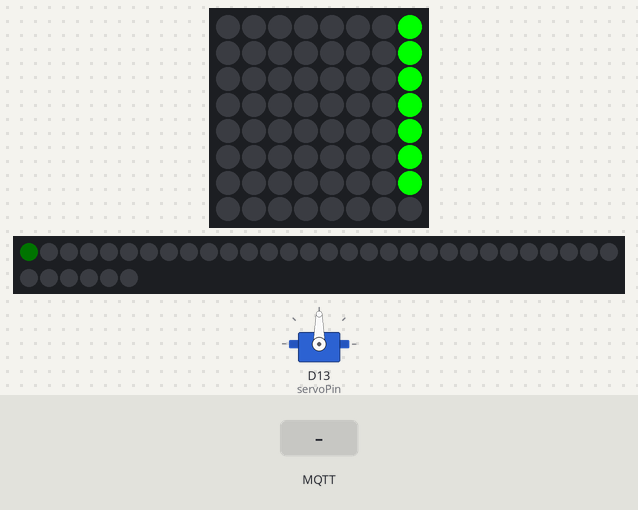
Bench run of a sketch on a simulated Arduino MKR. On the bench: 8×8 RGB LED matrix (first LED top left, wired row by row), servo, 36 RGB LEDs in strip order, left to right, continuing on the next row. The inputs (shaded band) are chosen by the test bench. Dim RGB values are drawn brighter than linear; WiFi joins after 1.5 s; servers stay silent unless stated; random numbers use the default seed unless the sketch sets one; no MQTT or app messages arrive unless stated; not simulated (calls return 0 or success): arduino_secrets.h; what the sketch prints to the serial monitor is not drawn.

Above: at 1.95 s.
At 2.7 s:
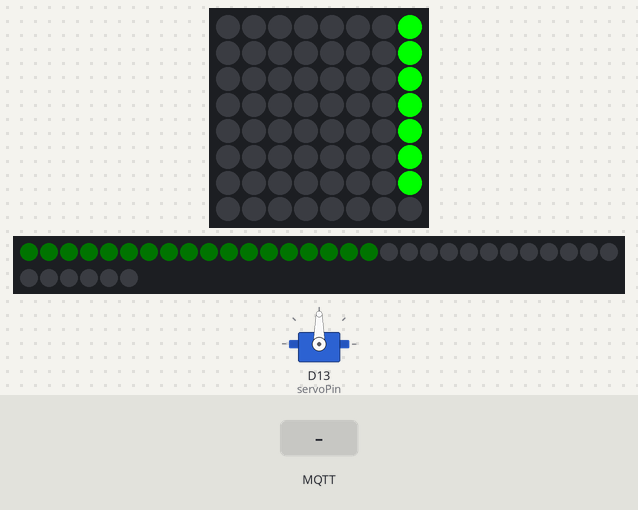
2.8 s: MQTT message "200" arrives on the first subscribed topic
5.8 s: MQTT message "0" arrives on the first subscribed topic
8.8 s: MQTT message "0" arrives on the third subscribed topic
At 9.36 s:
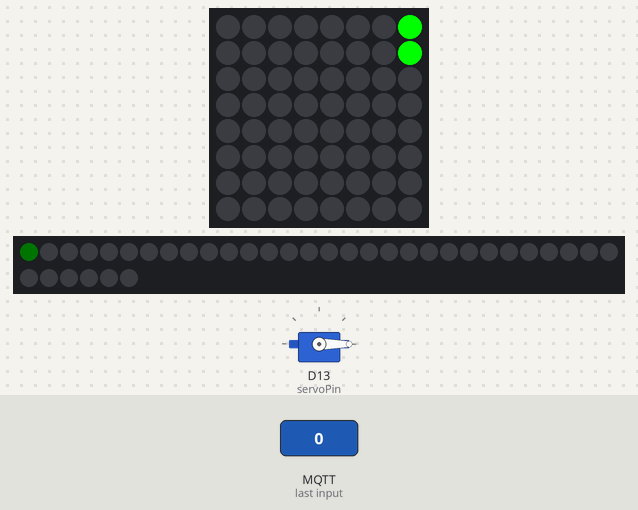
Timing chart, 0 to 64.2 s (numbered marks = the images above; inputs shaded):
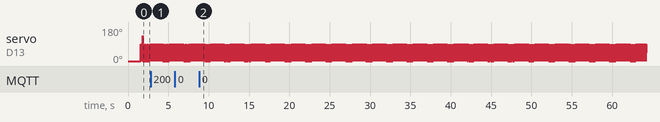

Measured:
- by itself, servo on D13 (servoPin): moves between 0° and 90°, repeating every 2.7 s

The sketch:

Script.ino
```cpp
// For I2C
#include <Wire.h>
#include <Servo.h>
// Libraries for Matrix
#include "Adafruit_LEDBackpack.h"
#include <Adafruit_GFX.h>
#include <WiFiNINA.h>
#include <PubSubClient.h>
#include <SPI.h>

#include <ArduinoJson.h>
// Wifi and MQTT
#include "arduino_secrets.h"

//LED Strip
#include "FastLED.h"
#define NUM_LEDS 36
#define DATA_PIN 5
#define LED_TYPE WS2812
#define COLOR_ORDER GRB
uint8_t max_bright = 1;
CRGB leds[NUM_LEDS];

#include "ServoEasing.hpp"
/*
**** please enter your sensitive data in the Secret tab/arduino_secrets.h
**** using format below

#define SECRET_SSID "ssid name"
#define SECRET_PASS "ssid password"
#define SECRET_MQTTUSER "user name - eg student"
#define SECRET_MQTTPASS "password";
 */

const char* ssid = SECRET_SSID;
const char* password = SECRET_PASS;
const char* mqttuser = SECRET_MQTTUSER;
const char* mqttpass = SECRET_MQTTPASS;
const char mqtt_server[] = "mqtt.cetools.org";

WiFiClient espClient;
PubSubClient mqttClient(espClient);

#define btnPin 1
#define servoPin 13

ServoEasing myservo;  // create an instance of the servo class

Adafruit_BicolorMatrix matrix = Adafruit_BicolorMatrix();  // create an instance of the LED class

// Variables not changing

const int ledInterval = 27;  // number of millisecs between refreshing
const int iniInterval = 90;  // number of millisecs between refreshing
const int btnInterval = 300;
const int numberOfData = 4;
const String dataArray[numberOfData] = {  "Temperature","Noise", "pm1","RoomCapacity" };
const int maxArray[numberOfData] = {  35,140, 250, 30 };
const int minArray[numberOfData] = {  15, 30,0, 0 };
const int ledArray[numberOfData] = {  -80, -60, -28, -100 };
const int initServoLocation = 0;


// Variables will be changed
int stateIndexInterval = 1;
int nextRotateDegree = 0;
// int lastButtonState = 1;
// int buttonState;
int letRotate = 1;
int rotateDegree = 0;
int unitRotation = 0;
int stateIndex = 0;
//mqtt data
int Temperature = 25;
int RoomCapacity=15;
int pm1 = 1;
int Noise = 10;
int mapped = 1;
unsigned long previousLed_Interval = 0;
unsigned long previousiniLed_Interval = 0;
unsigned long previousBtnDebounceTime = 0;

bool ledReady = false;
bool stripReady = false;
bool mqttdisconnected = false;
int x = 7;


void setup() {
  startWifi();
  //LED Display
  matrix.begin(0x70);         // set the address
  matrix.setTextWrap(false);  // we dont want text to wrap so it scrolls nicely
  matrix.setTextSize(1);
  matrix.setTextColor(LED_GREEN);

  //LED strip
  LEDS.addLeds<LED_TYPE, DATA_PIN, COLOR_ORDER>(leds, NUM_LEDS);
  FastLED.setBrightness(max_bright);


  // start MQTT server
  mqttClient.setServer(mqtt_server, 1883);
  mqttClient.setCallback(callback);

  Serial.begin(115200);  // open serial connection for debug info
  Serial.println("Power Connected.");

  // run initialisation functions
  //Servo
  myservo.attach(servoPin);
  myservo.write(initServoLocation);
  // myservo.setEasingType(EASE_SINE_IN_OUT);
    // myservo.startEaseTo(initServoLocation,20);
  unitRotation = 180 / numberOfData;
  //Button
  pinMode(btnPin, INPUT);
  // pinMode(btnPin, INPUT_PULLUP);
  // attachInterrupt(digitalPinToInterrupt(btnPin), readRotateBtnState, RISING);
}

void loop() {

  if (btnPin == HIGH){
    readRotateBtnState();
  }

  if (mqttdisconnected) {
    displayLEDINI();
    Serial.print("Connectionledini");
  }

  if (ledReady) {
    displayLED();
  } else {
    displayLEDPB();
  }

  if (stripReady) {
    LEDstrip();
  }

  // Connect MQTT
  if (!mqttClient.connected()) {
    Serial.print("Connection Failed.");
    reconnect();
  }

  mqttClient.loop();
}


void readRotateBtnState() {
  if ((millis() - previousBtnDebounceTime) > btnInterval) {
    ledReady = false;
    stripReady = false;
    x = 7;
    rotateServo();

    stateIndex = stateIndex + stateIndexInterval;
    if (stateIndex == numberOfData - 1 || stateIndex == 0) {
      stateIndexInterval = -stateIndexInterval;
    }
    Serial.println(stateIndex);
    ledReady = true;
    stripReady = true;
  }
  previousBtnDebounceTime = previousBtnDebounceTime + btnInterval;
}


void displayLED() {
  if (previousLed_Interval == ledInterval) {

    matrix.clear();
    matrix.setCursor(x, 0);
    matrix.print(dataArray[stateIndex]);

    if (strcmp(dataArray[stateIndex].c_str(), "Noise") == 0) {
      matrix.setCursor(x + 33, 0);
      matrix.print(Noise);
    } else if (strcmp(dataArray[stateIndex].c_str(), "Temperature") == 0) {
      matrix.setCursor(x + 70, 0);
      matrix.print(Temperature);
    } else if (strcmp(dataArray[stateIndex].c_str(), "pm1") == 0) {
      matrix.setCursor(x + 22, 0);
      matrix.print(pm1);

    } else if (strcmp(dataArray[stateIndex].c_str(), "RoomCapacity") == 0) {
      matrix.setCursor(x + 78, 0);
      matrix.print(RoomCapacity);
    }
    x--;
    if (x < ledArray[stateIndex]) {
      x = 7;
    };
    matrix.writeDisplay();
    previousLed_Interval = 0;
  }

  previousLed_Interval = previousLed_Interval + 1;
}

void displayLEDPB() {
  if (previousiniLed_Interval == iniInterval) {
    matrix.clear();
    matrix.setCursor(x, 0);
    matrix.print("Press Button");
    x--;
    if (x < -80) {
      x = 7;
    }
    matrix.writeDisplay();
    previousiniLed_Interval = 0;
  }
  previousiniLed_Interval = previousiniLed_Interval + 1;
}

void displayLEDINI() {
  if (previousiniLed_Interval == iniInterval) {
    matrix.clear();
    matrix.setCursor(x, 0);
    matrix.print("Connecting to WIFI and MQTT");
    x--;
    if (x < -170) {
      x = 7;
    }
    matrix.writeDisplay();
    previousiniLed_Interval = 0;
  }
  previousiniLed_Interval = previousiniLed_Interval + 1;
}

void rotateServo() {
  nextRotateDegree = (unitRotation * stateIndex) + initServoLocation;
  // myservo.startEaseTo(nextRotateDegree,20);
  myservo.write(nextRotateDegree);
}

void startWifi() {
  // We start by connecting to a WiFi network
  Serial.println();
  Serial.print("Connecting to ");
  Serial.println(ssid);
  WiFi.begin(ssid, password);

  // check to see if connected and wait until you are
  while (WiFi.status() != WL_CONNECTED) {
    // delay(500);
    // Serial.print(".");
    displayLEDINI();
  }
  Serial.println("");
  Serial.println("WiFi connected");
  Serial.print("IP address: ");
  Serial.println(WiFi.localIP());
}

void callback(char* topic, byte* payload, unsigned int length) {
  if (strcmp(topic, "UCL/OPS/107/SLS/WS1361_01/dB") == 0) {
    Serial.print("noise:");
    char str[length + 1];
    for (int i = 0; i < length; i++) {
      // Serial.print((char)payload[i]);
      str[i] = (char)payload[i];
    }
    str[length] = '\0';
    Noise = atoi(str);
    Serial.println(Noise);
    Serial.println("-----------------------");
  }
  if (strcmp(topic, "student/CASA0019/TwinLab/RoomCapacity") == 0) {
    Serial.print("RoomCapacity:");
    char str[length + 1];
    for (int i = 0; i < length; i++) {
      // Serial.print((char)payload[i]);
      str[i] = (char)payload[i];
    }
    str[length] = '\0';
    RoomCapacity = atoi(str);
    Serial.println(RoomCapacity);
    Serial.println("-----------------------");
  }
  if (strcmp(topic, "UCL/OPS/107/MTS/enviro") == 0) {
    Serial.print("environmental :");
    char str[length + 1];
    int i = 0;
    for (int i = 0; i < length; i++) {
      Serial.print((char)payload[i]);
      str[i] = (char)payload[i];
    }
    str[i] = 0;  // Null termination
    Serial.println();
    //practise string
    //char json[] = "{\"sensor\":\"gps\",\"time\":1351824120,\"data\":[48.756080,2.302038]}";

    StaticJsonDocument<256> doc;
    deserializeJson(doc, payload);

    // deserializeJson(doc,str); can use string instead of payload
    Temperature = int(doc["temperature"]);

    pm1 = int(doc["pm1"]);

    Serial.println("temperature  =");
    Serial.println(Temperature);

    Serial.println("pm1  =");
    Serial.println(pm1);
    Serial.println();

    Serial.println("-----------------------");
  }
}

void reconnect() {
  // Loop until we're reconnected
  while (!mqttClient.connected()) {
    displayLEDINI();
    mqttdisconnected = true;
    Serial.print("Attempting MQTT connection...");

    // Create a random client ID
    String clientId = "mlClient";
    clientId += String(random(0xffff), HEX);
    // mqttClient.connect(clientId.c_str(), mqttuser, mqttpass);
    mqttClient.connect(clientId.c_str());
    mqttClient.subscribe("UCL/OPS/107/SLS/WS1361_01/dB");
    mqttClient.subscribe("UCL/OPS/107/MTS/enviro");
    mqttClient.subscribe("student/CASA0019/TwinLab/RoomCapacity");
    mqttdisconnected = false;
  }
}

void LEDstrip() {
  FastLED.clearData();
  // Serial.print("Status in LEDstrip is :");
  // Serial.println(dataArray[stateIndex].c_str());
  if (strcmp(dataArray[stateIndex].c_str(), "Noise") == 0) {
    mapped = map(Noise, minArray[stateIndex], maxArray[stateIndex], 1, NUM_LEDS);
    // if (mapped > 85){
    // fill_solid(leds, 85, CRGB::Green);
    // fill_solid(leds+85, mapped-85, CRGB::OrangeRed);} else{
      fill_solid(leds, mapped, CRGB::Green);
    // }
    FastLED.show();
  }

  else if (strcmp(dataArray[stateIndex].c_str(), "Temperature") == 0) {
    if (Temperature < minArray[stateIndex] || Temperature > maxArray[stateIndex]) {
      mapped = NUM_LEDS;
    } else {
      mapped = map(Temperature, minArray[stateIndex], maxArray[stateIndex], 1, NUM_LEDS);
    }
    // if (mapped > 25){
    // fill_solid(leds, 25, CRGB::Blue);
    // fill_solid(leds+25, mapped-25, CRGB::OrangeRed);} else{
      fill_solid(leds, mapped, CRGB::Blue);
    // }
    FastLED.show();
  }

  else if (strcmp(dataArray[stateIndex].c_str(), "pm1") == 0) {
    mapped = map(pm1, minArray[stateIndex], maxArray[stateIndex], 1, NUM_LEDS);
    // if (mapped > 125){
    // fill_solid(leds, 125, CRGB::Green);
    // fill_solid(leds+125, mapped-125, CRGB::OrangeRed);} else{
      fill_solid(leds, mapped, CRGB::Green);
    // }
    FastLED.show();
  }
  else if (strcmp(dataArray[stateIndex].c_str(), "RoomCapacity") == 0) {
    mapped = map(RoomCapacity, minArray[stateIndex], maxArray[stateIndex], 1, NUM_LEDS);
    // if (mapped > 15){
    // fill_solid(leds, 15, CRGB::Green);
    // fill_solid(leds+15, mapped-15, CRGB::OrangeRed);} else{
      fill_solid(leds, mapped, CRGB::Green);
    // }
    FastLED.show();
  }
}
```
